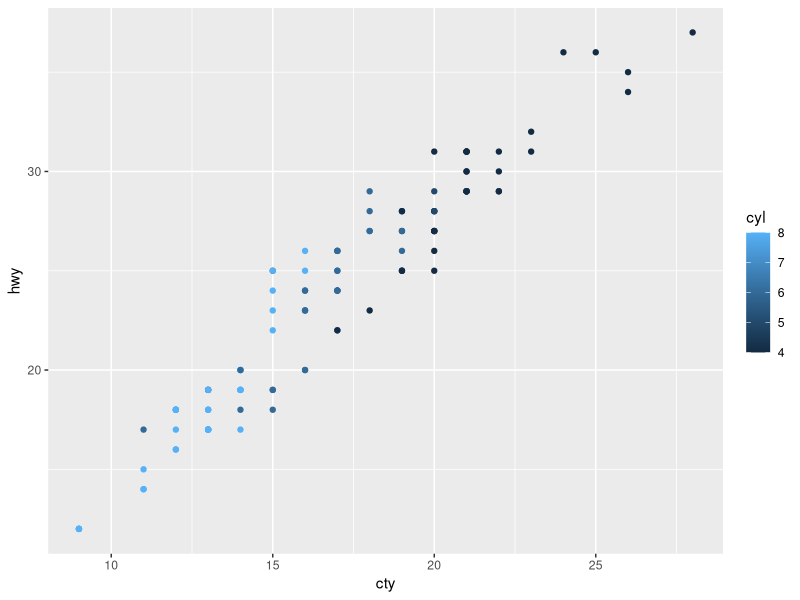
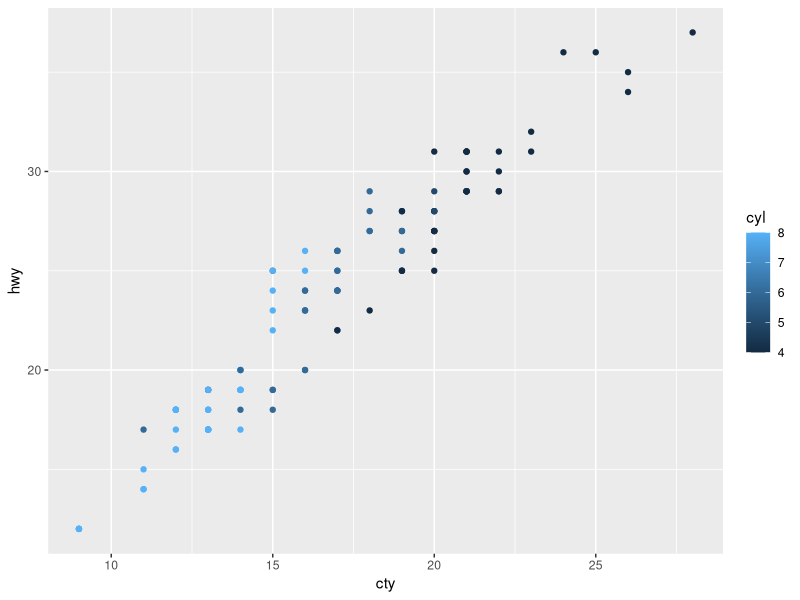
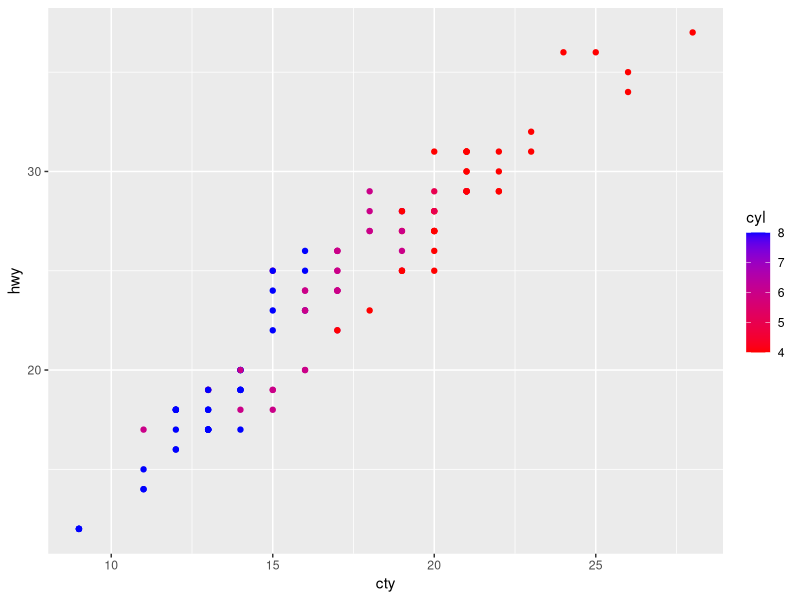
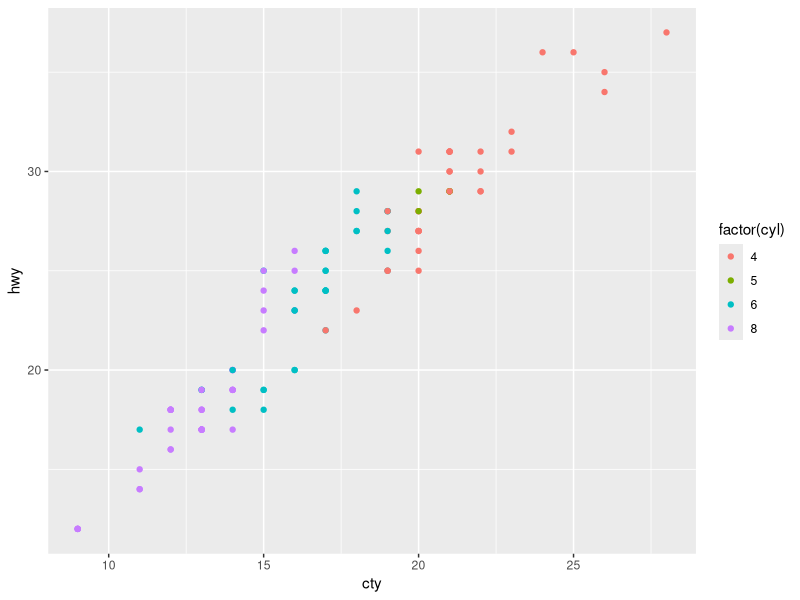
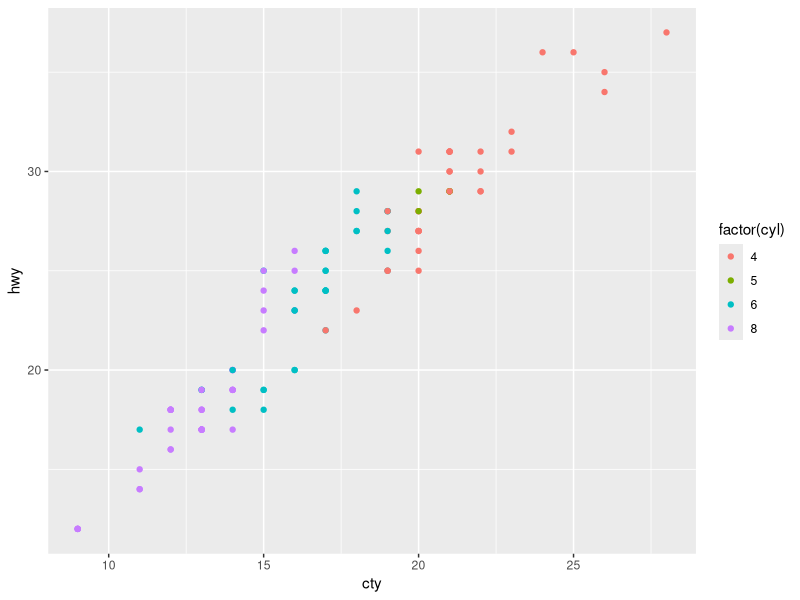

The R source for these figures, in order: (Note: this script raises an error after producing the figures.)
## ---- chunk 1
knitr::opts_chunk$set(echo = TRUE)
## ---- chunk 2
library(tidyverse)

# starting plot
p1 <- mpg %>% filter(year == 2008) %>%
  ggplot(aes(x = cty, y = hwy, colour = cyl)) +
  geom_point()
# check
p1
# notice plots are same, this is the default
p1 + scale_colour_continuous()
# adjust the default
p1 + scale_colour_continuous(low = "red", high = "blue")
## ---- chunk 3
# starting plot
p2 <- mpg %>% filter(year == 2008) %>%
  ggplot(aes(x = cty, y = hwy, colour = factor(cyl))) +
  geom_point()
p2
# add discrete coloring
p2 + scale_colour_discrete()
# adjust from the default
p2 + scale_colour_discrete(type = "qual", palette = "Set2")
## ---- chunk 4
car_avg <- mean(mtcars$mpg)
## [1] 20.09062
mtcars %>% 
  ggplot(aes(x = mpg, colour=mpg, y = 1)) + 
  geom_vline(xintercept= car_avg) +
  geom_point(size = 5) +
  scale_colour_gradient2(midpoint = car_avg)
## ---- chunk 5
mtcars %>% 
  ggplot(aes(x = mpg, colour=factor(cyl), y = 1)) + 
  geom_point(size = 5) +
  scale_color_brewer(type="qual")
## ---- chunk 6
library(RColorBrewer)
# Check Brewer Schemes
display.brewer.all()
## ---- chunk 7
# starting plot
p <- mpg %>% ggplot(aes(x = displ, y =  cty, colour = factor(class))) + geom_point()
p
# Add theme_grey (this is the default theme)
p + theme_grey()
# Another theme
p + theme_bw()

# Adding labels **************
p + theme_bw() +
  labs(
    title = "Engine Size vs City MPG",
    x = "Engine displacement",
    y = "City MPG",
    colour = "Vehicle class"
  )

# starting plot again
p <- mtcars %>% ggplot(aes(x = wt, y =  mpg, colour= factor(cyl))) + geom_point()
p
# add themes
p + theme_light()
p + theme_dark()
# Changing font size on plot (ie for presentations vs for reports)
p + theme_light(base_size=18)
p + theme_light(base_size=24)
## ---- chunk 8
# What looks bad?
mpg %>% ggplot(aes(x = manufacturer)) + geom_bar()
# Want to fix up x axis text

# Lets rotate by 90 degrees
mpg %>% ggplot(aes(x = manufacturer)) + geom_bar() +
  theme(axis.text.x = element_text(angle=90, vjust=0.5, hjust=1))
# Or rotate by 45 degrees
mpg %>% ggplot(aes(x = manufacturer)) + geom_bar() +
  theme(axis.text.x = element_text(angle=45, hjust=1))
## ---- chunk 9
# starting plot p again
p <- mtcars %>% ggplot(aes(x = wt, y =  mpg, colour= factor(cyl))) + geom_point()
# Let's tie a few things together we learned
p +
  scale_colour_brewer(type = "qual", palette = "Set2") +
  theme_light(base_size = 16) +
  labs(
    title = "Engine Size vs City MPG",
    x = "Engine Displacement",
    y = "City MPG",
    colour = "Vehicle Class"
  )
